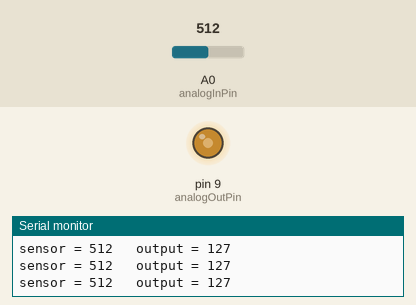
Bench run of a sketch on a simulated Arduino Uno, built with avr-gcc and run on an emulated ATmega328P. Shown: output pins drawn as LEDs (lit = HIGH), the last lines printed to the serial monitor. Inputs (shaded band) come from the test bench; at power-on: A0 (analogInPin) = 512.

Above: at 1.2 s.
1.3 s: A0 (analogInPin) set to 420
At 2.3 s:
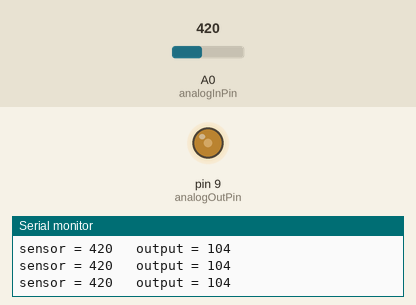
4.3 s: A0 (analogInPin) set to 386
At 5.7 s:
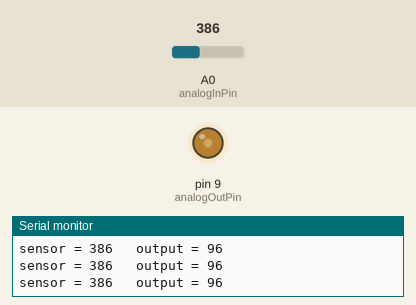
7.3 s: A0 (analogInPin) set to 716
At 8.2 s:
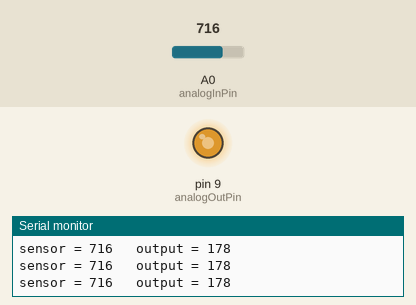
8.8 s: A0 (analogInPin) set to 983
At 9.9 s:
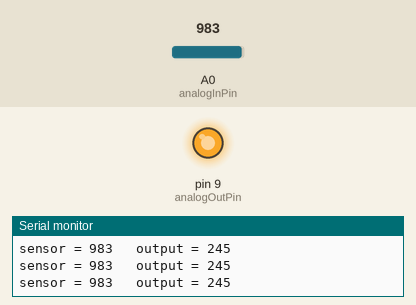
10.3 s: A0 (analogInPin) set to 1010
At 11.7 s:
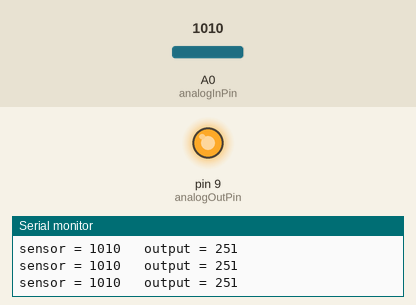
13.3 s: A0 (analogInPin) set to 0
At 14.4 s:
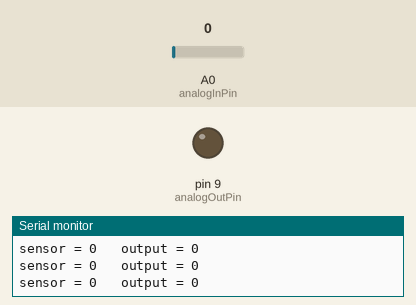
Timing chart, 0 to 15.8 s (numbered marks = the images above; inputs shaded):
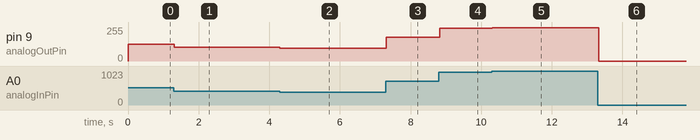

The sketch:

AnalogInOutSerial.ino
```cpp
// (licence header left out)
// ピン番号設定。変数は変化しません
const int analogInPin = A0;  // アナログ入力ピン センサーに接続。もう片方はGNDへ。
const int analogOutPin = 9;  // アナログ出力ピン LEDに接続

int sensorValue = 0;        // センサー値の読取り用
int outputValue = 0;        // PWM出力用 (アナログ出力)

void setup() {
  // シリアルを通信速度9600bpsで初期化
  Serial.begin(9600);
  pinMode(analogInPin, INPUT_PULLUP);   // プルアップ
}

void loop() {
  // アナログ入力読取り
  sensorValue = analogRead(analogInPin);
  // アナログ出力範囲に変換(0～1023→0～255)
  outputValue = map(sensorValue, 0, 1023, 0, 255);
  // アナログ出力値を変更
  analogWrite(analogOutPin, outputValue);

  // シリアルモニターに結果表示
  Serial.print("sensor = ");
  Serial.print(sensorValue);
  Serial.print("\t output = ");
  Serial.println(outputValue);

  // ADC(アナログ・デジタル・コンバーター)の読み取りから、
  // 次のループまで2ミリ秒待つ。
  delay(2);
}
```

Measured:
- after the input at 1.3 s, pin 9 (analogOutPin): 127/255 → 104/255 at once
- after the input at 4.3 s, pin 9 (analogOutPin): 104/255 → 96/255 at once
- after the input at 7.3 s, pin 9 (analogOutPin): 96/255 → 178/255 at once
- after the input at 8.8 s, pin 9 (analogOutPin): 178/255 → 245/255 at once
- after the input at 10.3 s, pin 9 (analogOutPin): 245/255 → 251/255 at once
- after the input at 13.3 s, pin 9 (analogOutPin): 251/255 → 0/255 at once
